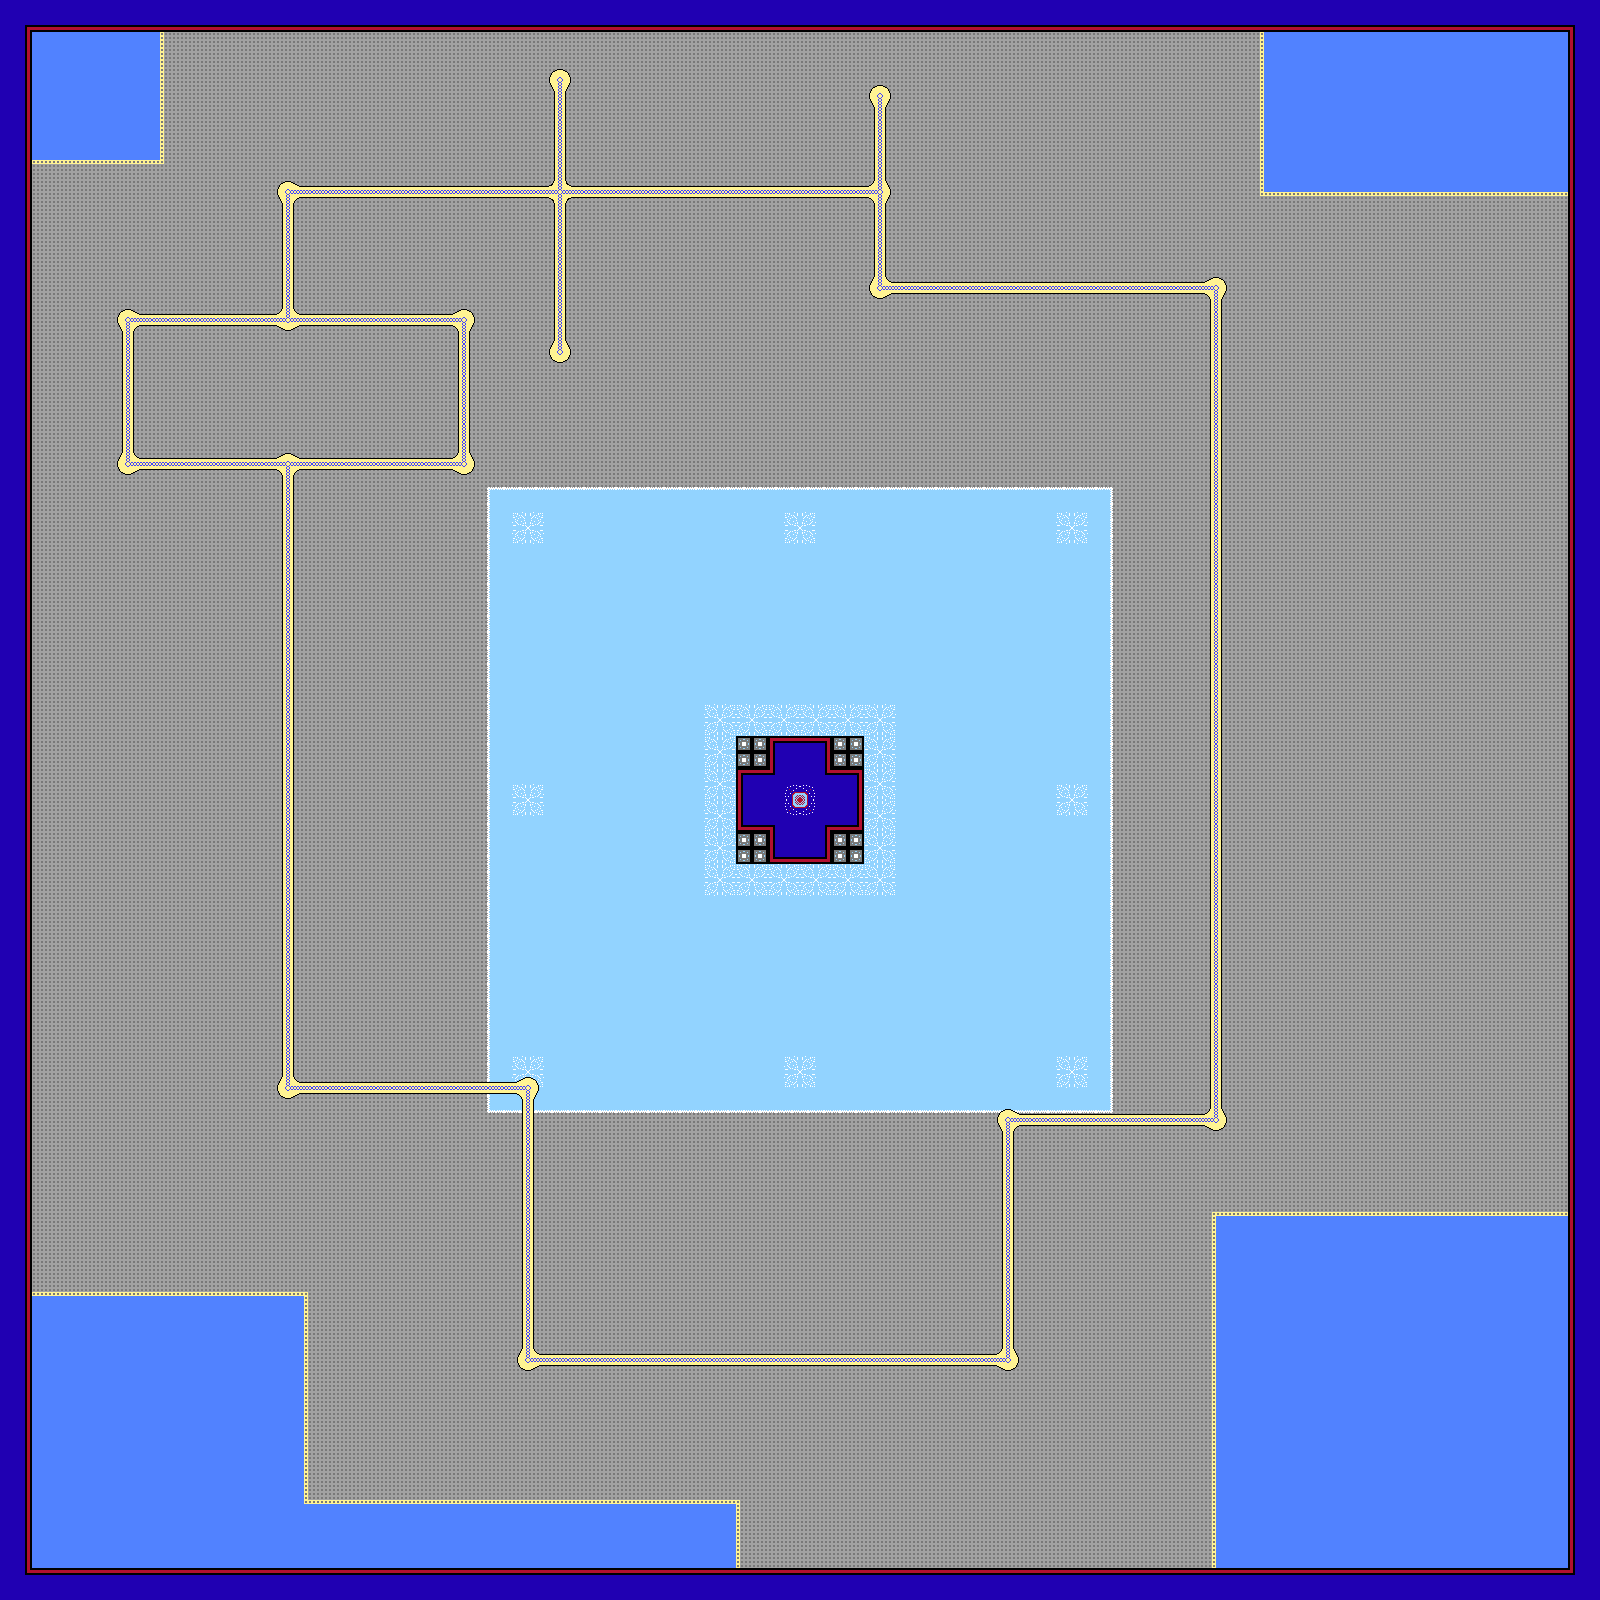

Tiled map render using the project's own tile images. Description and the map definition, with tile-layer contents summarised, below:
An orthogonal 100x100 tile map with 16x16 px tiles, 3 tile layers (Floor, Monorail, Walls).

<map version="1.2" tiledversion="1.3.1" orientation="orthogonal" renderorder="right-down" compressionlevel="0" width="100" height="100" tilewidth="16" tileheight="16" infinite="0" nextlayerid="4" nextobjectid="1">
 <tileset firstgid="1" source="../TileSets/1x.tsx" />
 <layer id="1" name="Floor" width="100" height="100">
  <data>[10000 cells, 9152 non-empty, 24 distinct tile ids]</data>
 </layer>
 <layer id="2" name="Monorail" width="100" height="100">
  <data>[10000 cells, 668 non-empty, 44 distinct tile ids]</data>
 </layer>
 <layer id="3" name="Walls" width="100" height="100">
  <data>[10000 cells, 928 non-empty, 22 distinct tile ids]</data>
 </layer>
</map>
